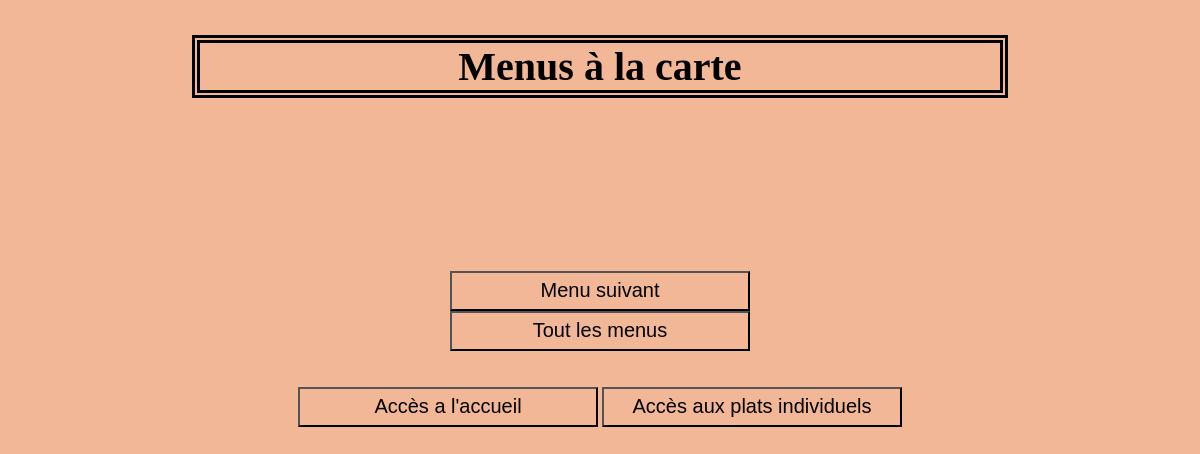
Page /menu.php on the earlier database version.
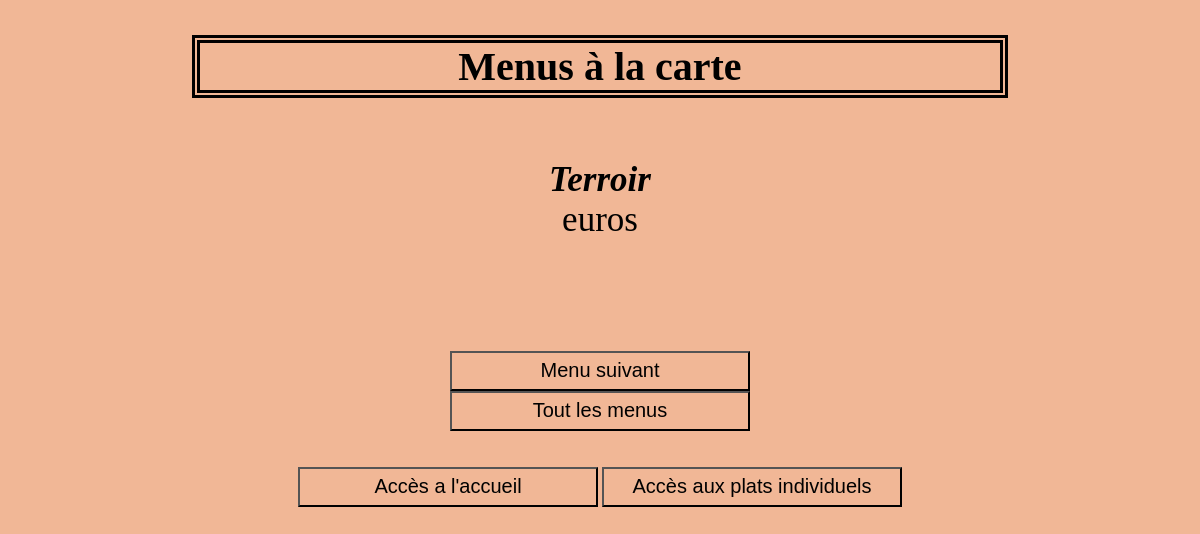
Same page on the later database version.
### tables this page shows
CREATE TABLE `menu` (
  `id_menu` int(10) NOT NULL,
  `nomMenu` varchar(200) NOT NULL,
  `prix` float NOT NULL
);

### menu.php (the view, shortened to what this page needs)
<?php
try
       {
              $bdd = new PDO('mysql:host=localhost;dbname=menu_restaurant', 'root', '');
       }
              catch (Exception $e)
       {
              die('Erreur : ' . $e->getMessage());
       }
?>
<!DOCTYPE html>
<html>
<head>
	<link rel="stylesheet" type="text/css" href='style.css'"  />
</head>
<body>
	<h1>Menus à la carte</h1>
	<p class="titre"><strong><i><?php
	$requeteH = "SELECT nomMenu FROM menu WHERE nomMenu = ?";
	$req = $bdd->prepare($requeteH);
	$req->execute(['Terroir']);
	while ($donnees = $req->fetch())
		{
       		echo $donnees['nomMenu'];
		}
	?></i></strong><br/>
<?php
	$requete7 = ("SELECT prix_menu FROM menu WHERE nomMenu = ?");
	$req = $bdd->prepare($requete7);
	$req->execute(['Terroir']);
	while ($donnees = $req->fetch())
		{
       		echo $donnees['prix_menu'] . 'euros <br/><br/>';
		}?></p>
	<br/>
	<br/>
	<button class="bouton"><a href="menu1.php">Menu suivant</a></button><br/>
	<button class="bouton"><a href="menu2.php">Tout les menus</a></button>
	<br/>
	<br/>
	<br/>
	<button class="bouton"><a href="index.php">Accès a l'accueil</a></button>
	<button class="bouton"><a href="plats.php">Accès aux plats individuels</a></button>
</body>
</html>

Differences in the rows shown:
now on this page (row edited): menu: nomMenu "Terroir"
